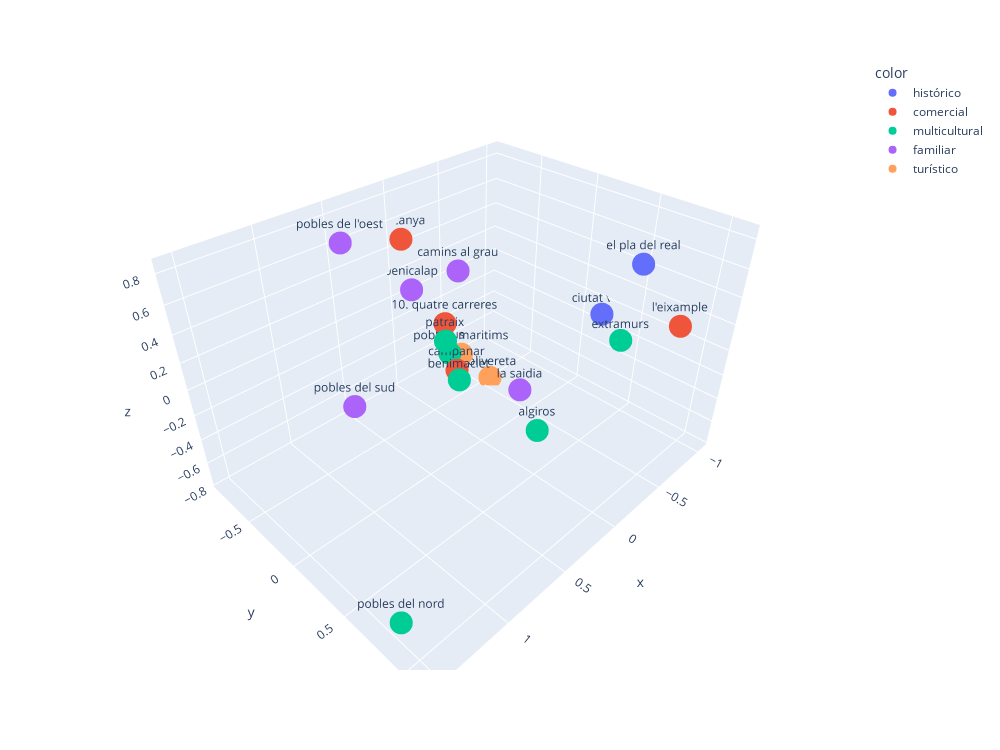

Here is the notebook cell this chart was saved with:
### Code cell
# Representamos los datos en 3D (debe poder girarse, usaremos plotly). Cada punto debe mostrar su nombre (distrito) y su cluster

#reducir tamaño del plot para que se vea bien
fig = px.scatter_3d(x=df_pca_completo[:, 0], y=df_pca_completo[:, 1], z=df_pca_completo[:, 2], text=df['Distrito'], color=df_Bert['Etiqueta'], width=1000, height=750)

fig.show()

### Figure 1 — Plotly figure (JSON) as saved in the notebook; plotly's stock layout.template omitted (floating-point values rounded to 4 significant figures)
{"data": [{"hovertemplate": "color=histórico<br>x=%{x}<br>y=%{y}<br>z=%{z}<br>text=%{text}<extra></extra>", "legendgroup": "histórico", "marker": {"color": "#636efa", "symbol": "circle"}, "mode": "markers+text", "name": "histórico", "scene": "scene", "showlegend": true, "text": [" ciutat vella", " el pla del real"], "type": "scatter3d", "x": [-1.032, -0.298], "y": [0.2152, 0.9213], "z": [-0.09855, 0.8404]}, {"hovertemplate": "color=comercial<br>x=%{x}<br>y=%{y}<br>z=%{z}<br>text=%{text}<extra></extra>", "legendgroup": "comercial", "marker": {"color": "#EF553B", "symbol": "circle"}, "mode": "markers+text", "name": "comercial", "scene": "scene", "showlegend": true, "text": [" l'eixample", " campanar", "10. quatre carreres", " rascanya"], "type": "scatter3d", "x": [-0.482, 0.1616, 0.01824, -0.07008], "y": [1.114, -0.08522, -0.3485, -0.8785], "z": [0.4426, -0.1514, 0.03527, 0.4583]}, {"hovertemplate": "color=multicultural<br>x=%{x}<br>y=%{y}<br>z=%{z}<br>text=%{text}<extra></extra>", "legendgroup": "multicultural", "marker": {"color": "#00cc96", "symbol": "circle"}, "mode": "markers+text", "name": "multicultural", "scene": "scene", "showlegend": true, "text": [" extramurs", " patraix", " jesus", " algiros", " benimaclet", " pobles del nord"], "type": "scatter3d", "x": [-0.7825, 0.2848, 0.04781, 0.01875, 0.345, 1.536], "y": [0.5534, -0.05924, -0.2729, 0.5144, 0.1258, 0.9098], "z": [-0.05517, 0.1509, -0.1618, -0.4039, -0.02651, -0.5472]}, {"hovertemplate": "color=familiar<br>x=%{x}<br>y=%{y}<br>z=%{z}<br>text=%{text}<extra></extra>", "legendgroup": "familiar", "marker": {"color": "#ab63fa", "symbol": "circle"}, "mode": "markers+text", "name": "familiar", "scene": "scene", "showlegend": true, "text": [" la saidia", " camins al grau", " benicalap", " pobles de l'oest", " pobles del sud"], "type": "scatter3d", "x": [-0.4037, -0.2276, -0.05743, 0.7027, 0.9728], "y": [-0.004838, -0.4687, -0.7757, -0.4895, -0.1279], "z": [-0.5764, 0.3036, 0.09933, 0.8274, -0.02961]}, {"hovertemplate": "color=turístico<br>x=%{x}<br>y=%{y}<br>z=%{z}<br>text=%{text}<extra></extra>", "legendgroup": "turístico", "marker": {"color": "#FFA15A", "symbol": "circle"}, "mode": "markers+text", "name": "turístico", "scene": "scene", "showlegend": true, "text": [" l'olivereta", " poblats maritims"], "type": "scatter3d", "x": [-0.5522, -0.1824], "y": [-0.4481, -0.3945], "z": [-0.769, -0.3384]}], "layout": {"height": 750, "legend": {"title": {"text": "color"}, "tracegroupgap": 0}, "margin": {"t": 60}, "scene": {"domain": {"x": [0, 1], "y": [0, 1]}, "xaxis": {"title": {"text": "x"}}, "yaxis": {"title": {"text": "y"}}, "zaxis": {"title": {"text": "z"}}}, "width": 1000}}
